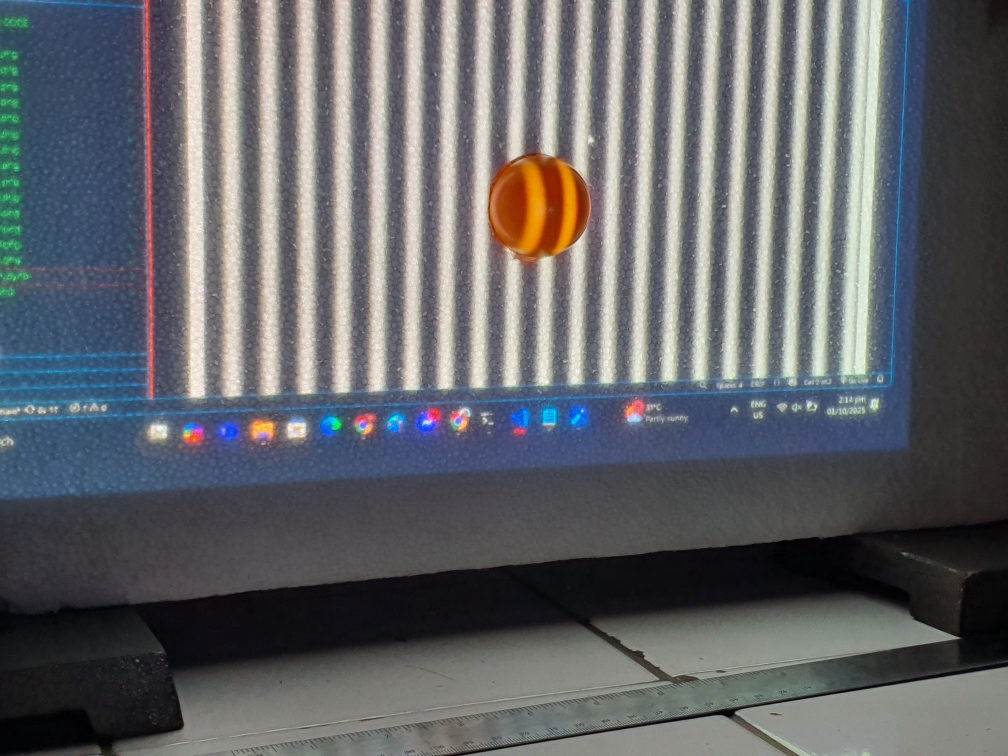
#> input picture Set A/E2A/E2A IMG/ballf20p1.57.jpg, 4032 x 3024 px, found by its file name (shown at 1/4 size); its folder holds only this picture in this run
$ jupyter execute --allow-errors pampam.ipynb
#> lines starting #> are read from the running program, lines starting #| are printed output that depends on the picture
[cell 1]
import matplotlib.pyplot as plt
import numpy as np
import cv2
import os

# ----------------------------------- #
#              IMPORTS
# ----------------------------------- #

import numpy as np
import matplotlib.pyplot as plt
import pandas as pd

# for aesthetic plots
# [63 lines left out: function science_plot, not called in this run]

#science_plot(fontsize=9)

[cell 2]
img_dir = r'C:\Users\verci\Documents\code\Physics157\PHYSICS192 CODE\E2A\E2A IMG'
print("Contents of the directory:")
try:
    files = os.listdir(img_dir)
    for file in files:
        print(f"  {file}")
except FileNotFoundError:
    print(f"Directory not found: {img_dir}")
    print("Current working directory:", os.getcwd())

[cell 3]
img_path = r"C:\Users\verci\Documents\code\Physics157\PHYSICS192 CODE\E2A\E2A IMG\ballf20p0.00.jpg"

# Read in color (default)
img = cv2.imread(img_path)

# Convert to grayscale manually by averaging color channels
#> (the rest of this cell did not finish here and is left out)

[cell 4]
# Source and target directories
img_dir = r'C:\Users\verci\Documents\code\Physics157\PHYSICS192 CODE\E2A\E2A IMG'
gray_dir = os.path.join(os.path.dirname(img_dir), 'IMG GRAY')

# Create target directory if it doesn't exist
os.makedirs(gray_dir, exist_ok=True)

# Process each file
print("Converting images to grayscale and saving to IMG GRAY...")

for file in os.listdir(img_dir):
    if file.lower().endswith(('.jpg', '.jpeg', '.png', '.bmp', '.tif', '.tiff')):
        src_path = os.path.join(img_dir, file)
        img = cv2.imread(src_path)
#> img is the input picture: shape (3024, 4032, 3); mean B, G, R 104.9, 101.2, 99.2

        if img is None:
            print(f"❌ Failed to read: {file}")
            continue

        # Convert to grayscale
        img_gray = np.mean(img, axis=2)
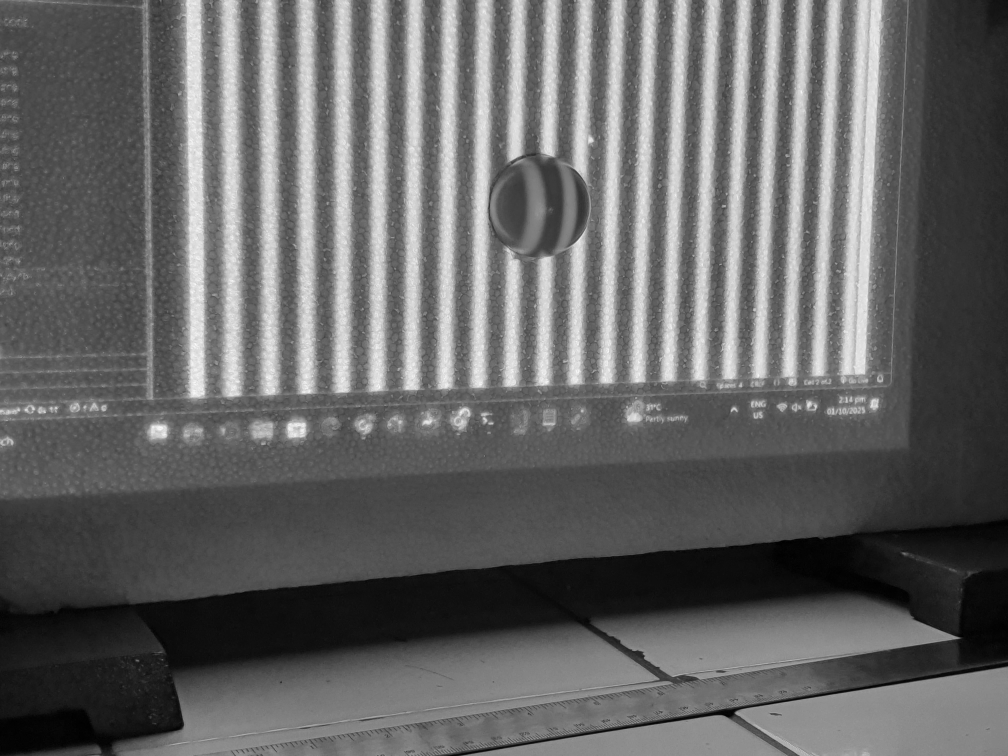
#> img_gray: shape (3024, 4032) float64 (shown at 1/4 size); min 0, max 255, mean 101.8

        # Crop the image
        img_cropped = img_gray[:1500, 900:3500]
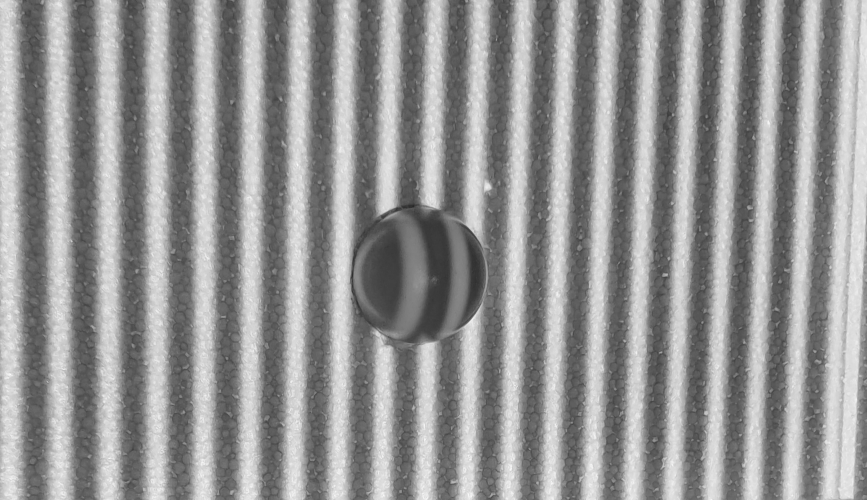
#> img_cropped: shape (1500, 2600) float64 (shown at 1/3 size); min 38.33, max 255, mean 148.3

        # Construct save path
        base_name, _ = os.path.splitext(file)
        save_path = os.path.join(gray_dir, f"{base_name}_gray.png")

        # Save the image
        cv2.imwrite(save_path, img_cropped)
        print(f"✅ Saved: {save_path}")

print("All done!")

## Phase Shift Profilometry

$$
\phi(x,y) = \tan^{-1}\left(\frac{I_4(x,y)-I_2(x,y)}{I_1(x,y)-I_3(x,y)}\right)
$$

[cell 5]
# [5 lines left out: function phase_shift, not called in this run]

[cell 6]
import os
import numpy as np
import cv2
from pathlib import Path

# [8 lines left out: function phase_shift, not called in this run]

def create_phase_maps():
    """
    Process all grayscale images and create phase maps
    """
    # Define paths
    input_dir = Path(r"C:\Users\verci\Documents\code\Physics157\PHYSICS192 CODE\E2A\IMG GRAY")
    output_dir = Path(r"C:\Users\verci\Documents\code\Physics157\PHYSICS192 CODE\E2A\IMG PHASE")

    # Create output directory
    output_dir.mkdir(exist_ok=True)

    # Define object types and frequencies
    object_types = ['ball', 'cube', 'flat']
    frequencies = ['20', '30', '40', '50']
    required_phases = ['0.00', '1.57', '3.14', '4.71']

    print("Starting phase map calculation...")

    # Process each combination
    for obj_type in object_types:
        for freq in frequencies:
            base_name = f"{obj_type}f{freq}"

            try:
                # Load the four required phase-shifted images
                img_paths = {
                    '0.00': input_dir / f"{base_name}p0.00_gray.png",
                    '1.57': input_dir / f"{base_name}p1.57_gray.png",
                    '3.14': input_dir / f"{base_name}p3.14_gray.png",
                    '4.71': input_dir / f"{base_name}p4.71_gray.png"
                }

                # Check if all required files exist
                if all(path.exists() for path in img_paths.values()):
                    print(f"Processing {obj_type} frequency {freq}...")

                    # Load images as float32 for precision
                    img1 = cv2.imread(str(img_paths['0.00']), cv2.IMREAD_GRAYSCALE).astype(np.float32)
                    img2 = cv2.imread(str(img_paths['1.57']), cv2.IMREAD_GRAYSCALE).astype(np.float32)
                    img3 = cv2.imread(str(img_paths['3.14']), cv2.IMREAD_GRAYSCALE).astype(np.float32)
                    img4 = cv2.imread(str(img_paths['4.71']), cv2.IMREAD_GRAYSCALE).astype(np.float32)

                    # Calculate phase map
                    phase_map = phase_shift(img1, img2, img3, img4)

                    # Save raw phase data as numpy array
                    np.save(output_dir / f"{obj_type}_f{freq}_phase.npy", phase_map)

                    # Create normalized visualization
                    phase_vis = cv2.normalize(phase_map, None, 0, 255, cv2.NORM_MINMAX)
                    phase_vis = phase_vis.astype(np.uint8)

                    # Save visualization as PNG
                    cv2.imwrite(str(output_dir / f"{obj_type}_f{freq}_phase.png"), phase_vis)

                    print(f"  ✅ Saved: {obj_type}_f{freq}_phase.png")
                    print(f"  ✅ Saved: {obj_type}_f{freq}_phase.npy")

                else:
                    missing = [phase for phase, path in img_paths.items() if not path.exists()]
                    print(f"  ⚠️  Missing files for {base_name}: {missing}")

            except Exception as e:
                print(f"  ❌ Error processing {base_name}: {e}")

    print("Phase map calculation complete!")

# Alternative version if you want to process all files automatically without predefined lists
# [71 lines left out: function create_phase_maps_auto, not called in this run]

if __name__ == "__main__":
    # Use the first method for controlled processing
    create_phase_maps()

    # Or use the automatic method to detect all available sets
    # create_phase_maps_auto()

[cell 7]
import os
import numpy as np
import cv2
from pathlib import Path

# [8 lines left out: function phase_shift, not called in this run]

def load_and_process_images(input_dir, output_dir):
    """
    Process all image sets and save phase maps
    """
    input_path = Path(input_dir)
    output_path = Path(output_dir)
    output_path.mkdir(exist_ok=True)

    # Group files by type and frequency
    file_groups = {}

    # Collect all image files
    for file_path in input_path.glob("*.png"):
        filename = file_path.stem  # Remove extension
        parts = filename.split('p')

        if len(parts) == 2:
            base_name = parts[0]  # e.g., 'ballf20', 'cubef30'
            phase_value = parts[1]  # e.g., '0.00', '1.57'

            if base_name not in file_groups:
                file_groups[base_name] = {}

            file_groups[base_name][phase_value] = str(file_path)

    # Process each group
    for base_name, phase_files in file_groups.items():
        # Extract object type and frequency
        if 'f' in base_name:
            # Find the last 'f' to separate type and frequency
            last_f_index = base_name.rfind('f')
            obj_type = base_name[:last_f_index]  # 'ball', 'cube', 'flat'
            frequency = base_name[last_f_index+1:]  # '20', '30', etc.
        else:
            obj_type = base_name
            frequency = "unknown"

        print(f"Processing {obj_type} at frequency {frequency}")

        # Check if we have all required phase images
        required_phases = ['0.00', '1.57', '3.14', '4.71']
        if all(phase in phase_files for phase in required_phases):
            try:
                # Load images in correct order
                img1 = cv2.imread(phase_files['0.00'], cv2.IMREAD_GRAYSCALE).astype(np.float32)
                img2 = cv2.imread(phase_files['1.57'], cv2.IMREAD_GRAYSCALE).astype(np.float32)
                img3 = cv2.imread(phase_files['3.14'], cv2.IMREAD_GRAYSCALE).astype(np.float32)
                img4 = cv2.imread(phase_files['4.71'], cv2.IMREAD_GRAYSCALE).astype(np.float32)

                # Calculate phase map
                phase_map = phase_shift(img1, img2, img3, img4)

                # Normalize phase map for visualization (optional)
                phase_vis = cv2.normalize(phase_map, None, 0, 255, cv2.NORM_MINMAX)
                phase_vis = phase_vis.astype(np.uint8)

                # Save phase map
                output_filename = f"{obj_type}_f{frequency}_phase.png"
                output_filepath = output_path / output_filename

                # Save both raw phase data (as numpy array) and visualization
                np.save(output_path / f"{obj_type}_f{frequency}_phase.npy", phase_map)
                cv2.imwrite(str(output_filepath), phase_vis)

                print(f"  Saved: {output_filename}")

            except Exception as e:
                print(f"  Error processing {base_name}: {e}")
        else:
            missing = [p for p in required_phases if p not in phase_files]
            print(f"  Missing phases for {base_name}: {missing}")

def main():
    input_directory = "."  # Current directory, change as needed
    output_directory = "IMG_PHASE"

    print("Starting phase calculation...")
    load_and_process_images(input_directory, output_directory)
    print("Phase calculation complete!")

if __name__ == "__main__":
    main()

[cell 8]
import os
import numpy as np
import matplotlib.pyplot as plt
from skimage.restoration import unwrap_phase

# Directories
phase_dir = r"C:\Users\verci\Documents\code\Physics157\PHYSICS192 CODE\E2A\IMG PHASE"
unwrap_dir = os.path.join(os.path.dirname(phase_dir), "IMG PHASE UNWRAP")

# Create output directory if missing
os.makedirs(unwrap_dir, exist_ok=True)

# List all .npy files
files = [f for f in os.listdir(phase_dir) if f.lower().endswith('.npy')]

print("Unwrapping phase files...\n")

for file in files:
    src_path = os.path.join(phase_dir, file)
    base_name = os.path.splitext(file)[0]
    save_npy = os.path.join(unwrap_dir, f"{base_name}_unwrap.npy")
    save_png = os.path.join(unwrap_dir, f"{base_name}_unwrap.png")

    try:
        # Load wrapped phase
        phase_wrapped = np.load(src_path)

        # Unwrap phase
        phase_unwrapped = unwrap_phase(phase_wrapped)

        # Save unwrapped .npy file
        np.save(save_npy, phase_unwrapped)

        # Save visualization as .png
        plt.figure(figsize=(6, 6))
        plt.imshow(phase_unwrapped, cmap='jet')
        plt.colorbar(label="Unwrapped Phase (radians)")
        plt.title(base_name)
        plt.axis('off')
        plt.tight_layout()
        plt.savefig(save_png, dpi=300, bbox_inches='tight')
        plt.close()

        print(f"✅ Saved: {save_npy} and {save_png}")

    except Exception as e:
        print(f"❌ Error processing {file}: {e}")

print("\nAll done! Unwrapped images saved in:")
print(unwrap_dir)

$$
    Z_w(x,y) = \frac{Lp\Delta\phi(x,y)}{2\pi d  + p \Delta \phi(x,y)}
$$

where L is the distance from the camera plane to the reference flat, p is the sinusoid or
(“fringe”) frequency, d is the distance between the projector and the camera, and is
the phase difference between the object phase image and reference flat phase image.

Distance from camera = 23 cm
p is the frequency (reference, f=50 stretches in 20 cm and has 50 peaks.)
\Delta p is taken from ball and cube compared to flat, take one for each frequency

I want to make a height map. take the npy file for each phase, get one z-map for ball and cube for each freq, comparing it to the flat.
Contents of the directory:
  ball_f20_phase_unwrap.npy
  ball_f20_phase_unwrap.png
  ball_f30_phase_unwrap.npy
  ball_f30_phase_unwrap.png
  ball_f40_phase_unwrap.npy
  ball_f40_phase_unwrap.png
  ball_f50_phase_unwrap.npy
  ball_f50_phase_unwrap.png
  cube_f20_phase_unwrap.npy
  cube_f20_phase_unwrap.png
  cube_f30_phase_unwrap.npy
  cube_f30_phase_unwrap.png
  cube_f40_phase_unwrap.npy
  cube_f40_phase_unwrap.png
  cube_f50_phase_unwrap.npy
  cube_f50_phase_unwrap.png
  flat_f20_phase_unwrap.npy
  flat_f20_phase_unwrap.png
  flat_f30_phase_unwrap.npy
  flat_f30_phase_unwrap.png
  flat_f40_phase_unwrap.npy
  flat_f40_phase_unwrap.png
  flat_f50_phase_unwrap.npy
  flat_f50_phase_unwrap.png

[cell 9]
img_dir = r'C:\Users\verci\Documents\code\Physics157\PHYSICS192 CODE\E2A\IMG PHASE UNWRAP'
print("Contents of the directory:")
#> (the rest of this cell did not finish here and is left out)

[cell 10]
import matplotlib.pyplot as plt
import numpy as np
import cv2
import os

# ----------------------------------- #
#              IMPORTS
# ----------------------------------- #

import numpy as np
import matplotlib.pyplot as plt
import pandas as pd

# for aesthetic plots
def science_plot(fontsize=9, scistyle=True, show_latex=True):
    # Default settings (applied to both 2D and 3D)
    if scistyle:
        import scienceplots
        plt.style.use(['science','grid','notebook'])
    if show_latex:
        plt.rcParams.update({
            # Latex Use
            'text.usetex'     : True,        # Use LaTeX for text rendering
            'font.family'     : 'serif',     # Set font family to serif
        })

    plt.rcParams.update({
        # Fontsizes
        'font.size'       : fontsize,    # General font size
        'axes.titlesize'  : fontsize,    # Font size of the axes title
        'axes.labelsize'  : fontsize,    # Font size of the axes labels
        'xtick.labelsize' : fontsize,    # Font size of the x-axis tick labels
        'ytick.labelsize' : fontsize,    # Font size of the y-axis tick labels
        'legend.fontsize' : fontsize,    # Font size of the legend
        'figure.titlesize': fontsize,    # Font size of the figure title

        # Legend
        'legend.fancybox' : False,       # Disable the fancy box for legend
        'legend.edgecolor': 'k',         # Set legend border color to black
    })

    # [36 lines left out: function optional, not called in this run]

#science_plot(fontsize=9)

[cell 11]
import os
import numpy as np
import matplotlib.pyplot as plt
from mpl_toolkits.mplot3d import Axes3D
from matplotlib import cm

science_plot(fontsize=9)

# Directories
unwrap_dir = r"C:\Users\verci\Documents\code\Physics157\PHYSICS192 CODE\E2A\IMG PHASE UNWRAP"
zmap_dir = os.path.join(os.path.dirname(unwrap_dir), "IMG HEIGHT MAP")
os.makedirs(zmap_dir, exist_ok=True)

# Constants (in meters)
L = 0.23       # camera-to-flat distance
d = 0.1        # projector-camera distance
freq_to_p = {20: 100, 30: 150, 40: 200, 50: 250}  # m^-1

# Objects and frequencies
objects = ["ball", "cube"]
freqs = [20, 30]#, 40, 50]

for obj in objects:
    for f in freqs:
        try:
            # Load unwrapped phase maps
            obj_path = os.path.join(unwrap_dir, f"{obj}_f{f}_phase_unwrap.npy")
            flat_path = os.path.join(unwrap_dir, f"flat_f{f}_phase_unwrap.npy")

            phi_obj = np.load(obj_path)
            phi_flat = np.load(flat_path)

            # Phase difference
            dphi = phi_obj - phi_flat

            # Frequency
            p = freq_to_p[f]

            # Compute height map
            Z = (L * p * dphi) / (2 * np.pi * d + p * dphi)

            # Determine color limits from central region (ignore 1/8 edges)
            ny, nx = Z.shape
            y1, y2 = ny // 8, ny - ny // 8
            x1, x2 = nx // 8, nx - nx // 8
            Z_center = Z[y1:y2, x1:x2]
            vmin = np.min(Z_center) * 0.5
            vmax = np.max(Z_center) * 1.5

            # Save .npy
            np.save(os.path.join(zmap_dir, f"{obj}_f{f}_zmap.npy"), Z)

            # --- 2D Height Map ---
            fig, ax = plt.subplots(figsize=(6, 6))
            im = ax.imshow(Z, cmap='inferno')
            ax.set_title(f"{obj} $f$={f}")
            ax.axis('off')

            # Colorbar same height as image
            cbar = fig.colorbar(im, ax=ax, fraction=0.046, pad=0.04)
            cbar.ax.tick_params(labelsize=8)
            cbar.set_label("Height (m)", rotation=270, labelpad=15)

            plt.tight_layout()
            plt.savefig(os.path.join(zmap_dir, f"{obj}_f{f}_zmap.png"), dpi=300, bbox_inches='tight')
            plt.close(fig)

            # --- 3D Surface Plot ---
            fig = plt.figure(figsize=(6, 6))
            ax = fig.add_subplot(111, projection='3d')

            # Generate coordinate grids
            X, Y = np.meshgrid(np.arange(nx), np.arange(ny))

            surf = ax.plot_surface(
                X, Y, -Z,
                cmap='inferno',
                linewidth=0, antialiased=True
            )
            ax.set_title(f"{obj} $f$={f} (3D Surface)")
            ax.set_xlabel('x')
            ax.set_ylabel('y')
            ax.set_zlabel('Height (m)')
            ax.set_xlim(0,nx)
            ax.set_ylim(0,ny)
            ax.view_init(elev=45, azim=60)

            # Box aspect ratio based on image size and z exaggeration
            ax.set_box_aspect((nx, ny, 1000))

            # Colorbar
            cbar = fig.colorbar(surf, ax=ax, shrink=0.6, aspect=10, pad=0.1)
            cbar.set_label("Height (m)")

            plt.tight_layout()
            plt.savefig(os.path.join(zmap_dir, f"{obj}_f{f}_zmap_3D.png"), dpi=300, bbox_inches='tight')
            plt.close(fig)

            print(f"✅ Saved 2D + 3D height maps for {obj} f={f}")

        except Exception as e:
            print(f"❌ Error processing {obj} f={f}: {e}")

print("\nAll done! Height maps saved in:")
print(zmap_dir)
